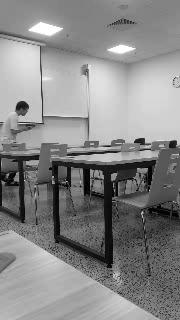
#> input picture frame 13 of processed_video.mp4, 180 x 320 px, given in place of video.mp4, which was not available
$ python frame_extractor.py
#> lines starting #> are read from the running program, lines starting #| are printed output that depends on the picture
# !curl -L "https://github.com/JayLohokare/smart-traffic-signals/raw/refs/heads/master/video1.mp4" -o video.mp4

import cv2
import csv
import numpy as np

def frame_extraction():
    video_path = "assets/video.mp4"
    output_csv = "frames_pixels.csv"
    output_video = "processed_video.mp4"

    # resize for less pixel variables
    new_width = 160
    new_height = 90

    cap = cv2.VideoCapture(video_path)

    # Get video properties for output video
    fps = cap.get(cv2.CAP_PROP_FPS)
    fourcc = cv2.VideoWriter_fourcc(*'mp4v')

    # Initialize video writer
    out = cv2.VideoWriter(output_video, fourcc, fps, (new_width, new_height), False)

    frames = []
    total_frames = 0

    while True:
        ret, frame = cap.read()
#> frame is the input picture: shape (320, 180, 3); min 0, max 255, mean 136
        if not ret:
            break

        resized = cv2.resize(frame, (new_width, new_height))
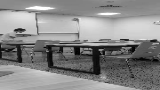
#> resized: shape (90, 160, 3); min 1, max 255, mean 136
        gray = cv2.cvtColor(resized, cv2.COLOR_BGR2GRAY)

        # Write processed frame to output video
        out.write(gray)

        flat_pixels = gray.flatten()
#> flat_pixels = 14400 values, max 255 at index 1156, min 1 at index 9583, mean 136

        frames.append(flat_pixels)
        total_frames += 1

    cap.release()
    out.release()  # Release the video writer

    data = np.array(frames)
    data_T = data.T

    with open(output_csv, "w", newline="") as f:
        writer = csv.writer(f)

        header = ["pixel_index"] + [f"frame_{i}" for i in range(total_frames)]
        writer.writerow(header)

        for i, row in enumerate(data_T):
            writer.writerow([i] + row.tolist())

    print(f"Saved CSV to: {output_csv}")
    print(f"Saved processed video to: {output_video}")

if __name__ == "__main__":
    frame_extraction()

$ run again, starting later in the video
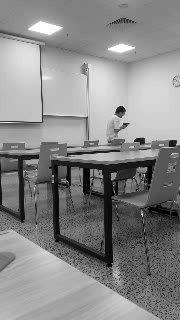
#> input picture frame 60 of processed_video.mp4, 180 x 320 px, given in place of video.mp4, which was not available
#> in frame_extraction, frame is the input picture: shape (320, 180, 3); min 0, max 255, mean 136.4
#> in frame_extraction, `resized = cv2.resize(frame, (new_width, new_height))`:
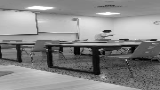
#> resized: shape (90, 160, 3); min 0, max 255, mean 136.4
#> flat_pixels = 14400 values, max 255 at index 1151, min 0 at index 9581, mean 136.4
#> the loop in frame_extraction, `for i, row in enumerate(data_T):` made 14400 passes
#> row on passes 1 to 3: [137, 137, 137, 137], [137, 137, 137, 137], [137, 137, 137, 137]

$ run again, starting later in the video
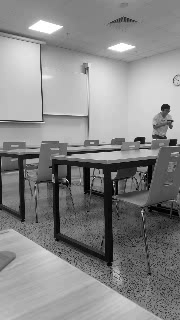
#> input picture frame 108 of processed_video.mp4, 180 x 320 px, given in place of video.mp4, which was not available
#> in frame_extraction, frame is the input picture: shape (320, 180, 3); min 0, max 255, mean 136.4
#> in frame_extraction, `resized = cv2.resize(frame, (new_width, new_height))`:
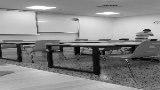
#> resized: shape (90, 160, 3); min 1, max 255, mean 136.5
#> flat_pixels = 14400 values, max 255 at index 997, min 1 at index 7814, mean 136.5
#> data_T = 14400 pairs, first value 1 to 255, second value 1 to 255
#> the loop in frame_extraction, `for i, row in enumerate(data_T):` made 14400 passes
#> row on passes 1 to 3: [137, 137], [137, 137], [137, 137]
